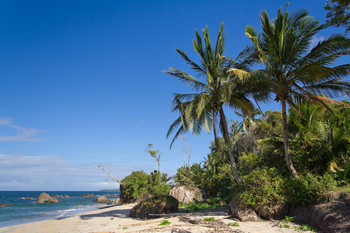
#> input picture src/images/beach.png, 350 x 233 px
$ python blurring.py --image images/beach.png
#> lines starting #> are read from the running program, lines starting #| are printed output that depends on the picture
# USAGE
# python blurring.py --image images/imagefile

# Import the necessary packages
import numpy as np
import argparse
import cv2

# Construct the argument parser and parse the arguments
ap = argparse.ArgumentParser()
ap.add_argument("-i", "--image", required = True,
	help = "Path to the image")
args = vars(ap.parse_args())

# Load the image and show it
image = cv2.imread(args["image"])
#> image is the input picture: shape (233, 350, 3); mean B, G, R 136, 110.4, 78.6
cv2.imshow("Original", image)

#######################start here#################################

# Let's apply standard averaging blurring first. Average
# blurring (as the name suggests), takes the average of all
# pixels in the surrounding area and replaces the central
# element of the output image with the average. Thus, in
# order to have a central element, the area surrounding the
# central must be odd. Here are a few examples with varying
# kernel sizes. Notice how the larger the kernel gets, the
# more blurred the image becomes

# we are going to define a k x k sliding window on top of
#our image, where k is always an odd
#number. This window is going to slide from left-to-right
#and from top-to-bottom. The pixel at the center of this
#matrix (we have to use an odd number, otherwise there would
#not be a true center) is then set to be the average of all
#other pixels surrounding it.
#sliding window is called kernel, as kernel size increases - more blurred
#cv2.blur function requires two arguments: the image
#we want to blur and the size of the kernel.
#we blur our image with increasing-sized kernels '''
blurred = np.hstack([ # np.stack function to horiz stack output images together
	cv2.blur(image, (3, 3)),
	cv2.blur(image, (5, 5)),
	cv2.blur(image, (7, 7))])
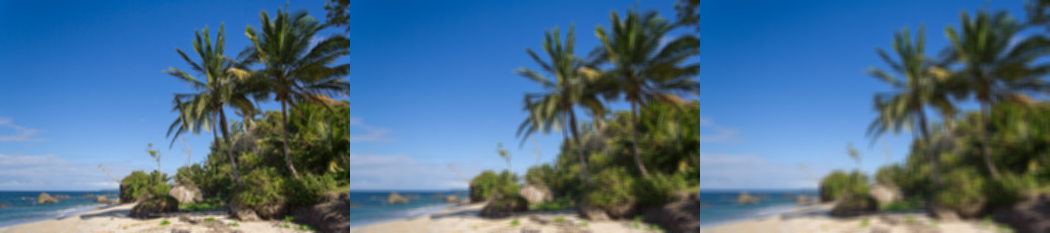
#> blurred: shape (233, 1050, 3); mean B, G, R 136, 110.4, 78.6
cv2.imshow("Averaged", blurred)
cv2.waitKey(0)

# We can also apply Gaussian blurring, where the relevant
# parameters are the image we want to blur and the standard
# deviation in the X and Y direction. Again, as the standard
# deviation size increases, the image becomes progressively
# more blurred
''' Gaussian blurring is similar to average blurring, but instead of
using a simple mean, we are now using a weighted mean,
where neighborhood pixels that are closer to the central
pixel contribute more weight to the average.
The end result is that our image is less blurred, but more
naturally blurred, than using the average method'''
blurred = np.hstack([
## cv2.GaussianBlur function: the first argument
# to the function is the image we want to blur, then,
# similar to cv2.blur, we provide a tuple representing our kernel size
# last parameter is the standard deviation (amount of variation) in the
# x-axis direction. By setting this value to 0, we are instructing OpenCV
# to automatically compute them based on our kernel size.
	cv2.GaussianBlur(image, (3, 3), 0),
	cv2.GaussianBlur(image, (5, 5), 0),
	cv2.GaussianBlur(image, (7, 7), 0)])
cv2.imshow("Gaussian", blurred)
cv2.waitKey(0)

# The cv2.medianBlur function is mainly used for removing
# what is called "salt-and-pepper" noise. Unlike the Average
# method mentioned above, the median method (as the name
# suggests), calculates the median pixel value amongst the
# surrounding area.
''' When applying a median blur, we first define our kernel
size k. Then, as in the averaging blurring method, we
consider all pixels in the neighborhood of size k x k. But, unlike
the averaging method, instead of replacing the central pixel
with the average of the neighborhood, we instead replace
the central pixel with the median of the neighborhood.
Median blurring is more effective at removing salt-and-
pepper style noise from an image because each central pixel
is always replaced with a pixel intensity that exists in the
image.'''
blurred = np.hstack([
# cv2.medianBlur function takes two parameters:
# the image we want to blur and the size of our kernel.
	cv2.medianBlur(image, 3),
	cv2.medianBlur(image, 5),
	cv2.medianBlur(image, 7)])
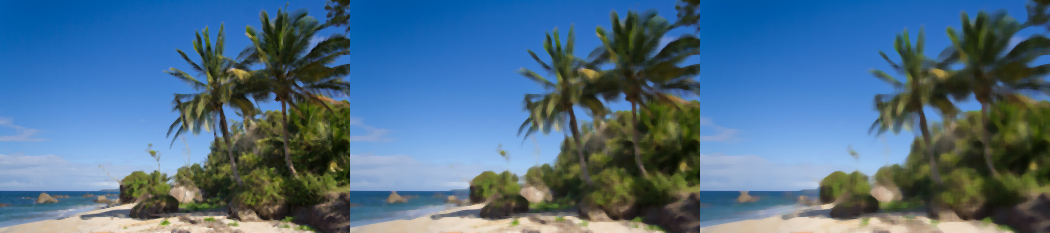
#> blurred: shape (233, 1050, 3); mean B, G, R 135.6, 110.1, 78
cv2.imshow("Median", blurred)
cv2.waitKey(0)

# You may have noticed that blurring can help remove noise,
# but also makes edge less sharp. In order to keep edges
# sharp, we can use bilateral filtering. We need to specify
# the diameter of the neighborhood (as in examples above),
# along with sigma values for color and coordinate space.
# The larger these sigma values, the more pixels will be
# considered within the neighborhood.
'''Thus far, the intention of our blurring methods has been
to reduce noise and detail in an image; however, we tend to
lose edges in the image.
In order to reduce noise while still maintaining edges, we
can use bilateral blurring. Bilateral blurring accomplishes
this by introducing two Gaussian distributions.
The first Gaussian function only considers spatial
neighbors, that is, pixels that appear close together in the ( x, y )
coordinate space of the image. The second Gaussian then
models the pixel intensity of the neighborhood, ensuring
that only pixels with similar intensity are included in the
actual computation of the blur.
Overall, this method is able to preserve edges of an im-
age, while still reducing noise. The largest downside to this
method is that it is considerably slower than its averaging,
Gaussian, and median blurring counterparts.'''
blurred = np.hstack([
# The first parameter we supply
# is the image we want to blur. Then, we need to define the
# diameter of our pixel neighborhood. The third argument
# is our color. A larger value for color means that more
# colors in the neighborhood will be considered when computing the blur.
# Finally, we need to supply the space. A
# larger value of space means that pixels farther out from
# the central pixel will influence the blurring calculation, provided
# that their colors are similar enough.
	cv2.bilateralFilter(image, 5, 21, 21),
	cv2.bilateralFilter(image, 7, 31, 31),
	cv2.bilateralFilter(image, 9, 41, 41)])
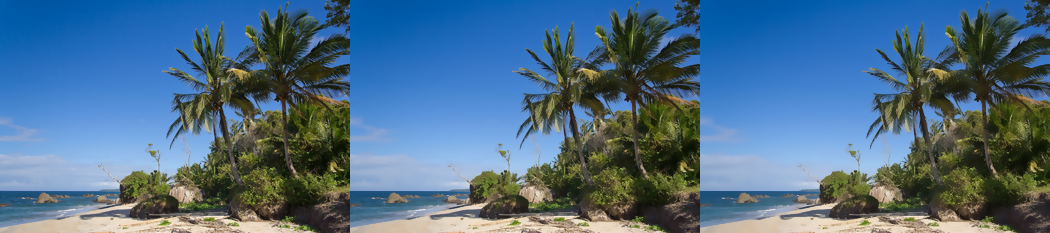
#> blurred: shape (233, 1050, 3); mean B, G, R 136, 110.3, 78.5
cv2.imshow("Bilateral", blurred)
cv2.waitKey(0)
